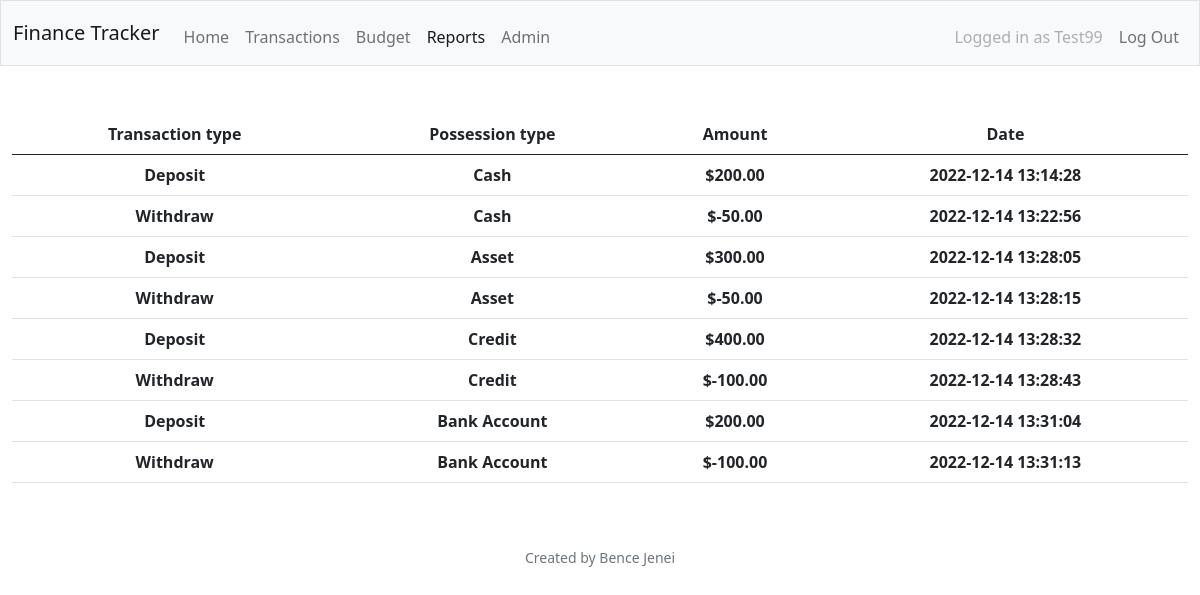
/reports (signed in), run on the app's committed database.
### tables this page shows
CREATE TABLE users (id INTEGER PRIMARY KEY AUTOINCREMENT NOT NULL, username TEXT NOT NULL, hash TEXT NOT NULL);

CREATE TABLE transactions (id INTEGER PRIMARY KEY AUTOINCREMENT NOT NULL, username TEXT NOT NULL, transaction_type TEXT NOT NULL, possession_type TEXT NOT NULL, amount NUMERIC NOT NULL, date TIMESTAMP NOT NULL DEFAULT CURRENT_TIMESTAMP);

### app.py (the view)
@app.route("/reports")
@login_required
def reports():
    connection = sqlite3.connect("testDB.db")
    connection.row_factory = dict_factory
    cur = connection.cursor()
    user_data = cur.execute(    """
                                SELECT username
                                FROM users
                                WHERE id = ?
                                """
                                ,(session["user_id"],))
    user = user_data.fetchall()
    username = user[0]["username"]
    cursor = cur.execute(   """
                            SELECT transaction_type, possession_type, amount, date
                            FROM transactions
                            WHERE username = ?
                            """
                            , (username,))
    reports = cursor.fetchall()
    connection.close()
    return render_template("reports.html", reports=reports, username=username)

### helpers.py (called while the page is built)
def login_required(f):
    @wraps(f)
    def decorated_function(*args, **kwargs):
        if session.get('user_id') is None:
            return redirect('/login')
        return f(*args, **kwargs)
    return decorated_function

def usd(amount):
    return f"${amount:,.2f}"

def dict_factory(cursor, row):
    fields = [column[0] for column in cursor.description]
    return {key: value for key, value in zip(fields, row)}

### templates/reports.html (shortened to what this page needs)
{% extends "layout.html" %}
{% block main %}
    <table class="table table-hover">
        <thead>
            <tr>
              <th scope="col">Transaction type</th>
              <th scope="col">Possession type</th>
              <th scope="col">Amount</th>
              <th scope="col">Date</th>
            </tr>
          </thead>
          <tbody>
            {% for report in reports %}
            <tr>
                <th>{{ report.transaction_type}}</th>
                <th>{{ report.possession_type}}</th>
                <th>{{ report.amount | usd}}</th>
                <th>{{ report.date}}</th>
            </tr>
            {% endfor %}
          </tbody>
    </table>
{% endblock %}

### templates/layout.html (shortened to what this page needs)
<!DOCTYPE html>
<html lang="en">
    <head>
        <link href="https://cdn.jsdelivr.net/npm/bootstrap@5.0.2/dist/css/bootstrap.min.css" rel="stylesheet">
    </head>
    <body>
        <nav class="bg-light border navbar navbar-expand-md navbar-light">
            <div class="container-fluid">
                <a class="navbar-brand" href=""><span class="red">Finance Tracker</span></a>
                <div class="collapse navbar-collapse" id="navbar">
                    {% if session["user_id"] %}
                        <ul class="navbar-nav me-auto mt-2">
                                <li class="nav-item"><a class="nav-link" id="home" href="/">Home</a></li>
                                <li class="nav-item"><a class="nav-link" id="transactions" href="/transactions">Transactions</a></li>
                                <li class="nav-item"><a class="nav-link" id="budget"href="/budget">Budget</a></li>
                                <li class="nav-item"><a class="nav-link" id="reports"href="/reports">Reports</a></li>
                                <li class="nav-item"><a class="nav-link" id="admin"href="/admin">Admin</a></li>
                            </ul>
                        <ul class="navbar-nav ms-auto mt-2">
                            <li class="nav-item"><a class="nav-link disabled" href="">Logged in as {{ username }}</a></li>
                            <li class="nav-item"><a class="nav-link" href="/logout">Log Out</a></li>
                        </ul>
                    {% else %}
                        <ul class="navbar-nav ms-auto mt-2">
                            <li class="nav-item"><a class="nav-link" href="/register">Register</a></li>
                            <li class="nav-item"><a class="nav-link" href="/login">Log In</a></li>
                        </ul>
                    {% endif %}
                </div>
            </div>
        </nav>
    <main class="container-fluid py-5 text-center">
        {% block main %}{% endblock %}
    </main>
        <footer class="mb-5 small text-center text-muted">
            Created by Bence Jenei
        </footer>
    </body>
</html>

### data on the page
users: username "Test99"
transactions: transaction_type "Deposit", possession_type "Cash", amount "$200.00", date "2022-12-14 13:14:28"
transactions: transaction_type "Withdraw", possession_type "Cash", amount "$-50.00", date "2022-12-14 13:22:56"
transactions: transaction_type "Deposit", possession_type "Asset", amount "$300.00", date "2022-12-14 13:28:05"
transactions: transaction_type "Withdraw", possession_type "Asset", amount "$-50.00", date "2022-12-14 13:28:15"
transactions: transaction_type "Deposit", possession_type "Credit", amount "$400.00", date "2022-12-14 13:28:32"
transactions: transaction_type "Withdraw", possession_type "Credit", amount "$-100.00", date "2022-12-14 13:28:43"
transactions: transaction_type "Deposit", possession_type "Bank Account", amount "$200.00", date "2022-12-14 13:31:04"
transactions: transaction_type "Withdraw", possession_type "Bank Account", amount "$-100.00", date "2022-12-14 13:31:13"
